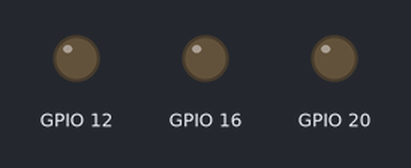
Recording of a program running on a simulated Raspberry Pi (BCM pin numbers). Parts: output pins drawn as LEDs (lit = HIGH).

Above: at 1.0 s.
At 3.0 s:
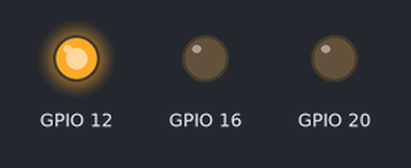
At 5.0 s:
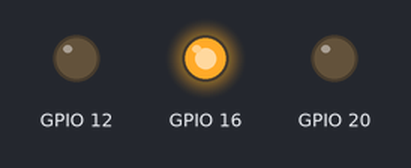
At 7.0 s:
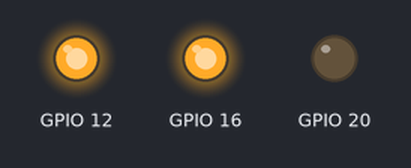
At 9.0 s:
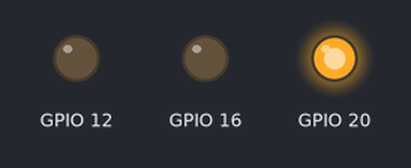
Timing chart, 0 to 13.0 s (numbered marks = the images above):
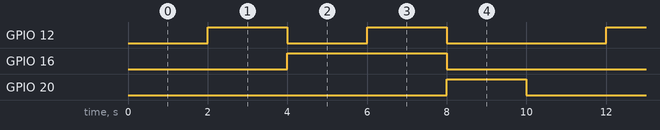

The program:

contadorBinario.py
```python
'''
@Created: 03/03/2019
@author: Pablo Sao
@version: 1.0
@Description: Contador binario de 3 bits con salida en puertos de Rasberry PI B+
'''

import time
import RPi.GPIO as GPIO

#Configurando puertos Raspberry

#seteando modo BCM
GPIO.setmode(GPIO.BCM)
GPIO.setwarnings(False)


#seteando salidas
GPIO.setup(12,GPIO.OUT) #4
GPIO.setup(16,GPIO.OUT) #2
GPIO.setup(20,GPIO.OUT) #1

#we set everything on low at start
GPIO.output(12,GPIO.LOW)
GPIO.output(16, GPIO.LOW)
GPIO.output(20,GPIO.LOW)


#Definiendo funciones

def switchON(numero):
	'''
	función utilizada para encender los pines, segun la posición del valor binario
	:param numero: numero del pin a encender
	'''
    if(numero == 0):
        GPIO.output(20,GPIO.HIGH)
    if(numero == 1):
        GPIO.output(16,GPIO.HIGH)
    if(numero == 2):
        GPIO.output(12,GPIO.HIGH)

def switchOFF(numero):
	'''
	función utilizada para apagar los pines, segun la posición del valor binario
	:param numero: numero del pin a apagar
	'''
    if(numero == 0):
        GPIO.output(20,GPIO.LOW)
    if(numero == 1):
        GPIO.output(16,GPIO.LOW)
    if(numero == 2):
        GPIO.output(12,GPIO.LOW)

def setBinario(numero):
    #Obtenemos el binario y lo llenamos con 0 al inicio
    binario = bin(numero)[2:].zfill(3)

    #print("Colocando binario {0}".format(binario))

	#Recorriendo la posición de los valores, el digito de la posición 0 corresponde a la salida A
	#el valor de la posición 1, corresponde a la salida B. Y el valor de la posición 2, es la salida C
    for control, valor in enumerate(binario):
        #Si es 1 se coloca el pin en 1
		if(valor == '1'):
            switchON(control)
		#Si no es 1, se coloca el pin en 0
        else:
            switchOFF(control)


try:
    while True:
		#Conteo de 0 a 4
        for conteo in range(5):
            setBinario(conteo)
            time.sleep(2)

except KeyboardInterrupt:
    GPIO.cleanup()
```

Measured:
- by itself, GPIO 12: repeats every 10.0 s: LOW 2.0 s, HIGH 2.0 s, LOW 4.0 s, HIGH 2.0 s
- by itself, GPIO 16: alternates HIGH for 4.0 s and LOW for 6.0 s
- by itself, GPIO 20: alternates HIGH for 2.0 s and LOW for 8.0 s
